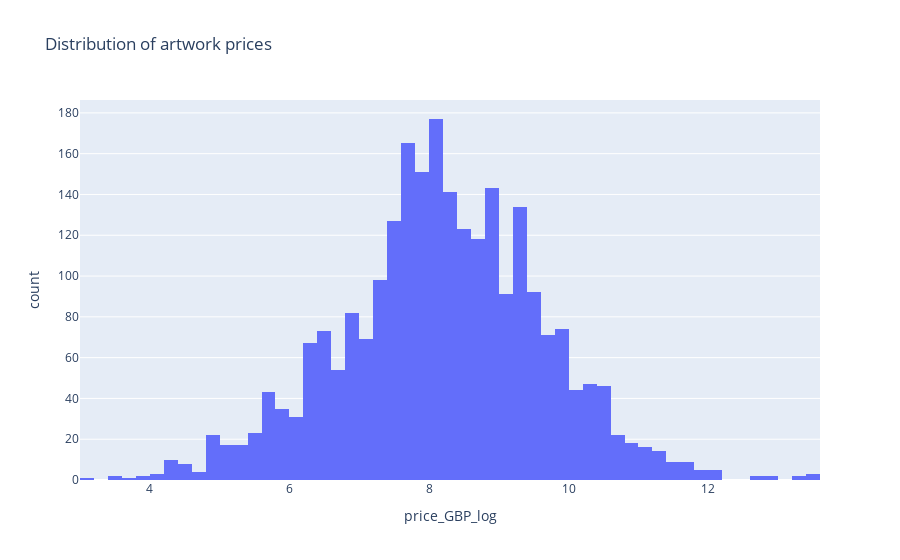

The cell this chart's notebook holds for it:
### Code cell
artsy_listings['price_GBP_log'] = np.log(artsy_listings['price_GBP'])
px.histogram(artsy_listings, x="price_GBP_log", title="Distribution of artwork prices")

### Figure 1 — Plotly figure (JSON) as saved in the notebook; plotly's stock layout.template omitted (floating-point values rounded to 4 significant figures; data arrays with more than 128 entries replaced by an {"elided": "..."} marker saying what was removed)
{"data": [{"alignmentgroup": "True", "bingroup": "x", "hovertemplate": "price_GBP_log=%{x}<br>count=%{y}<extra></extra>", "legendgroup": "", "marker": {"color": "#636efa"}, "name": "", "offsetgroup": "", "orientation": "v", "showlegend": false, "type": "histogram", "x": {"elided": "2513 float values"}, "xaxis": "x", "yaxis": "y"}], "layout": {"barmode": "relative", "legend": {"tracegroupgap": 0}, "title": {"text": "Distribution of artwork prices"}, "xaxis": {"anchor": "y", "domain": [0, 1], "title": {"text": "price_GBP_log"}}, "yaxis": {"anchor": "x", "domain": [0, 1], "title": {"text": "count"}}}}
